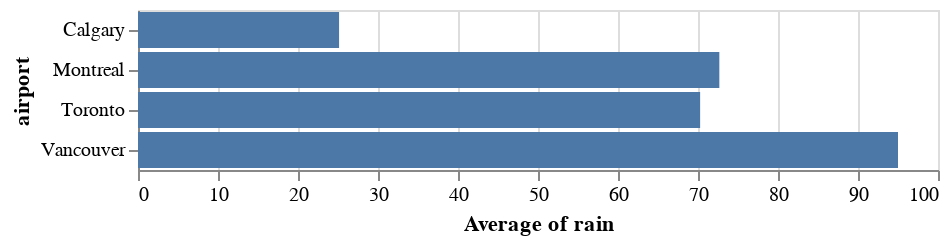

Write notebook code for a chart like this one.
### Markdown cell above
## Changing the Mark Type

Let's say we want to represent our aggregated values using rectangular bars rather than circular points. We can do this by replacing `Chart.mark_point` with `Chart.mark_bar`:

### Code cell
alt.Chart(df).mark_bar().encode(
    y='airport',
    x='average(rain)',

)

### Figure 1 — Vega-Lite specification as saved in the notebook (floating-point values rounded to 4 significant figures)
{"config": {"view": {"continuousWidth": 400, "continuousHeight": 300}}, "data": {"name": "data-e882fe3edc48634ed74c54554235352c"}, "mark": "bar", "encoding": {"x": {"aggregate": "average", "field": "rain", "type": "quantitative"}, "y": {"field": "airport", "type": "nominal"}}, "$schema": "https://vega.github.io/schema/vega-lite/v4.17.0.json", "datasets": {"data-e882fe3edc48634ed74c54554235352c": [{"airport": "Calgary", "year": 2000, "month": "January", "temp": -9.7, "rain": 0.0, "snow": 23.8, "precip": 10.2}, {"airport": "Calgary", "year": 2000, "month": "May", "temp": 8.8, "rain": 22.6, "snow": 6.4, "precip": 28.8}, {"airport": "Calgary", "year": 2000, "month": "September", "temp": 10.7, "rain": 52.8, "snow": 0.8, "precip": 53.6}, {"airport": "Montreal", "year": 2000, "month": "January", "temp": -10.1, "rain": 20.0, "snow": 64.8, "precip": 95.8}, {"airport": "Montreal", "year": 2000, "month": "May", "temp": 13.3, "rain": 132.5, "snow": 0.0, "precip": 132.5}, {"airport": "Montreal", "year": 2000, "month": "September", "temp": 14.3, "rain": 65.5, "snow": 0.0, "precip": 65.5}, {"airport": "Toronto", "year": 2000, "month": "January", "temp": -5.8, "rain": 16.4, "snow": 17.0, "precip": 29.2}, {"airport": "Toronto", "year": 2000, "month": "May", "temp": 14.3, "rain": 124.4, "snow": 0.0, "precip": 124.4}, {"airport": "Toronto", "year": 2000, "month": "September", "temp": 15.9, "rain": 70.0, "snow": 0.0, "precip": 70.0}, {"airport": "Vancouver", "year": 2000, "month": "January", "temp": 3.5, "rain": 134.0, "snow": 18.8, "precip": 151.4}, {"airport": "Vancouver", "year": 2000, "month": "May", "temp": 11.7, "rain": 103.0, "snow": 0.0, "precip": 103.0}, {"airport": "Vancouver", "year": 2000, "month": "September", "temp": 15.0, "rain": 48.0, "snow": 0.0, "precip": 48.0}]}}
